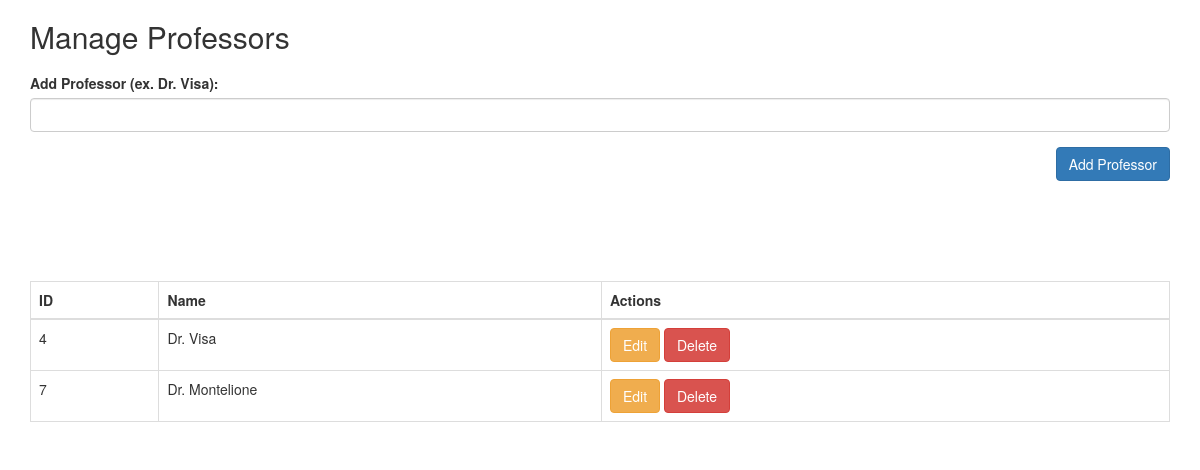
/add_professor.php, run on an earlier commit of the app's database.
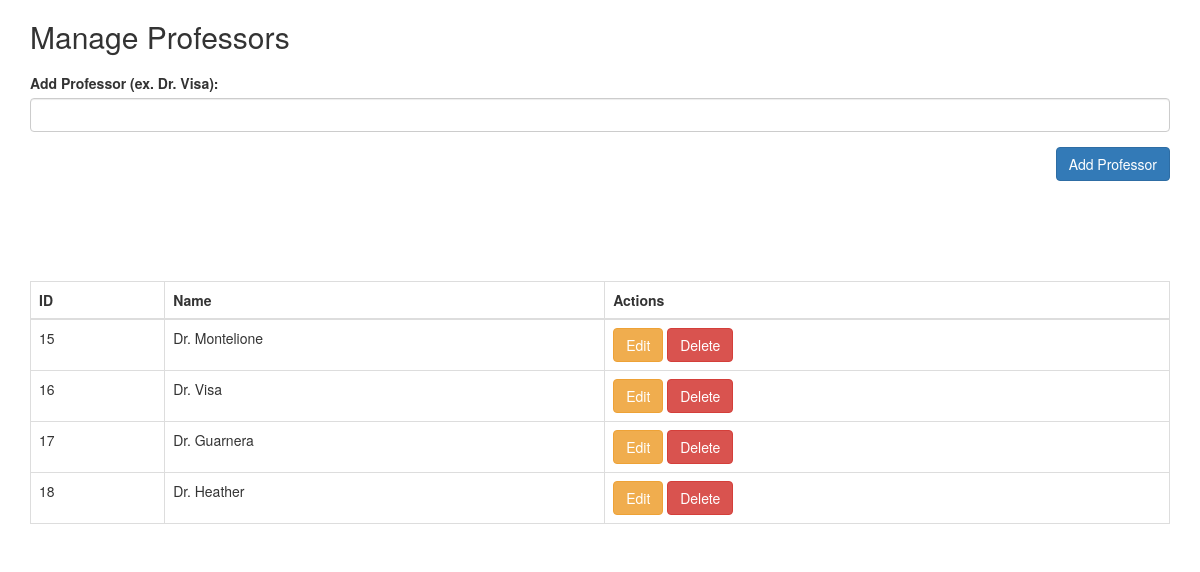
And on a later commit of the database.
### tables this page shows
CREATE TABLE `professor_list` (
  `id` int(11) NOT NULL,
  `name` varchar(255) NOT NULL
);

### add_professor.php (the view, shortened to what this page needs)
<?php
$mysqli = new mysqli('localhost', 'root', '', 'bookingcalendar');
function fetchAllProfessors($mysqli) {
    $query = "SELECT * FROM professor_list";
    $result = $mysqli->query($query);
    $professors = [];
    if ($result) {
        while ($row = $result->fetch_assoc()) {
            $professors[] = $row;
        }
    }
    return $professors;
}
$professors = fetchAllProfessors($mysqli);
?>
<!DOCTYPE html>
<html>
<head>
    <link rel="stylesheet" href="https://maxcdn.bootstrapcdn.com/bootstrap/3.4.0/css/bootstrap.min.css">
</head>
<body>
    <div class="container">
        <h2>Manage Professors</h2>
        <div class="form-section">
            <form action="add_professor.php" method="post">
                <div class="form-group">
                    <label for="newProfessorName">Add Professor (ex. Dr. Visa):</label>
                    <input type="text" name="newProfessorName" id="newProfessorName" class="form-control" required>
                </div>
                <button type="submit" class="btn btn-primary">Add Professor</button>
            </form>
        </div>
        <table class="table table-bordered">
            <thead>
                <tr>
                    <th>ID</th>
                    <th>Name</th>
                    <th>Actions</th>
                </tr>
            </thead>
            <tbody>
                <?php foreach ($professors as $professor): ?>
                    <tr>
                        <td><?php echo $professor['id']; ?></td>
                        <td><?php echo htmlspecialchars($professor['name']); ?></td>
                        <td>
                            <a href="edit_professor.php?id=<?php echo $professor['id']; ?>" class="btn btn-warning">Edit</a>
                            <a href="delete_professor.php?id=<?php echo $professor['id']; ?>" class="btn btn-danger">Delete</a>
                        </td>
                    </tr>
                <?php endforeach; ?>
            </tbody>
        </table>
    </div>
</body>
</html>

### add_professor.php (style rules this page uses)
.form-section { margin-top: 20px; }
.form-section button { margin-bottom: 100px; float: right; }

What changed in the data, as far as the page shows it:
removed professor_list: id "4", name "Dr. Visa"
removed professor_list: id "7", name "Dr. Montelione"
added professor_list: id "15", name "Dr. Montelione"
added professor_list: id "16", name "Dr. Visa"
added professor_list: id "17", name "Dr. Guarnera"
added professor_list: id "18", name "Dr. Heather"
